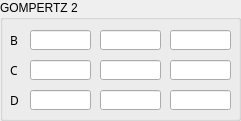
          <widget class="QGroupBox" name="groupBox_12">
           <property name="geometry">
            <rect>
             <x>310</x>
             <y>530</y>
             <width>241</width>
             <height>121</height>
            </rect>
           </property>
           <property name="title">
            <string>GOMPERTZ 2</string>
           </property>
           <widget class="QLabel" name="label_28">
            <property name="geometry">
             <rect>
              <x>10</x>
              <y>30</y>
              <width>21</width>
              <height>20</height>
             </rect>
            </property>
            <property name="font">
             <font>
              <family>Courier 10 Pitch</family>
              <pointsize>9</pointsize>
             </font>
            </property>
            <property name="text">
             <string>B</string>
            </property>
           </widget>
           <widget class="QLineEdit" name="param_B2">
            <property name="geometry">
             <rect>
              <x>100</x>
              <y>30</y>
              <width>61</width>
              <height>20</height>
             </rect>
            </property>
            <property name="readOnly">
             <bool>false</bool>
            </property>
           </widget>
           <widget class="QLabel" name="label_29">
            <property name="geometry">
             <rect>
              <x>10</x>
              <y>60</y>
              <width>21</width>
              <height>20</height>
             </rect>
            </property>
            <property name="font">
             <font>
              <family>Courier 10 Pitch</family>
              <pointsize>9</pointsize>
             </font>
            </property>
            <property name="text">
             <string>C</string>
            </property>
           </widget>
           <widget class="QLineEdit" name="param_C2">
            <property name="geometry">
             <rect>
              <x>100</x>
              <y>60</y>
              <width>61</width>
              <height>20</height>
             </rect>
            </property>
            <property name="readOnly">
             <bool>false</bool>
            </property>
           </widget>
           <widget class="QLineEdit" name="param_D2">
            <property name="geometry">
             <rect>
              <x>100</x>
              <y>90</y>
              <width>61</width>
              <height>20</height>
             </rect>
            </property>
            <property name="readOnly">
             <bool>false</bool>
            </property>
           </widget>
           <widget class="QLabel" name="label_30">
            <property name="geometry">
             <rect>
              <x>10</x>
              <y>90</y>
              <width>21</width>
              <height>20</height>
             </rect>
            </property>
            <property name="font">
             <font>
              <family>Courier 10 Pitch</family>
              <pointsize>9</pointsize>
             </font>
            </property>
            <property name="text">
             <string>D</string>
            </property>
           </widget>
           <widget class="QLineEdit" name="param_C2_L">
            <property name="geometry">
             <rect>
              <x>30</x>
              <y>60</y>
              <width>61</width>
              <height>20</height>
             </rect>
            </property>
            <property name="readOnly">
             <bool>false</bool>
            </property>
           </widget>
           <widget class="QLineEdit" name="param_B2_L">
            <property name="geometry">
             <rect>
              <x>30</x>
              <y>30</y>
              <width>61</width>
              <height>20</height>
             </rect>
            </property>
            <property name="readOnly">
             <bool>false</bool>
            </property>
           </widget>
           <widget class="QLineEdit" name="param_D2_L">
            <property name="geometry">
             <rect>
              <x>30</x>
              <y>90</y>
              <width>61</width>
              <height>20</height>
             </rect>
            </property>
            <property name="readOnly">
             <bool>false</bool>
            </property>
           </widget>
           <widget class="QLineEdit" name="param_B2_H">
            <property name="geometry">
             <rect>
              <x>170</x>
              <y>30</y>
              <width>61</width>
              <height>20</height>
             </rect>
            </property>
            <property name="readOnly">
             <bool>false</bool>
            </property>
           </widget>
           <widget class="QLineEdit" name="param_D2_H">
            <property name="geometry">
             <rect>
              <x>170</x>
              <y>90</y>
              <width>61</width>
              <height>20</height>
             </rect>
            </property>
            <property name="readOnly">
             <bool>false</bool>
            </property>
           </widget>
           <widget class="QLineEdit" name="param_C2_H">
            <property name="geometry">
             <rect>
              <x>170</x>
              <y>60</y>
              <width>61</width>
              <height>20</height>
             </rect>
            </property>
            <property name="readOnly">
             <bool>false</bool>
            </property>
           </widget>
          </widget>
